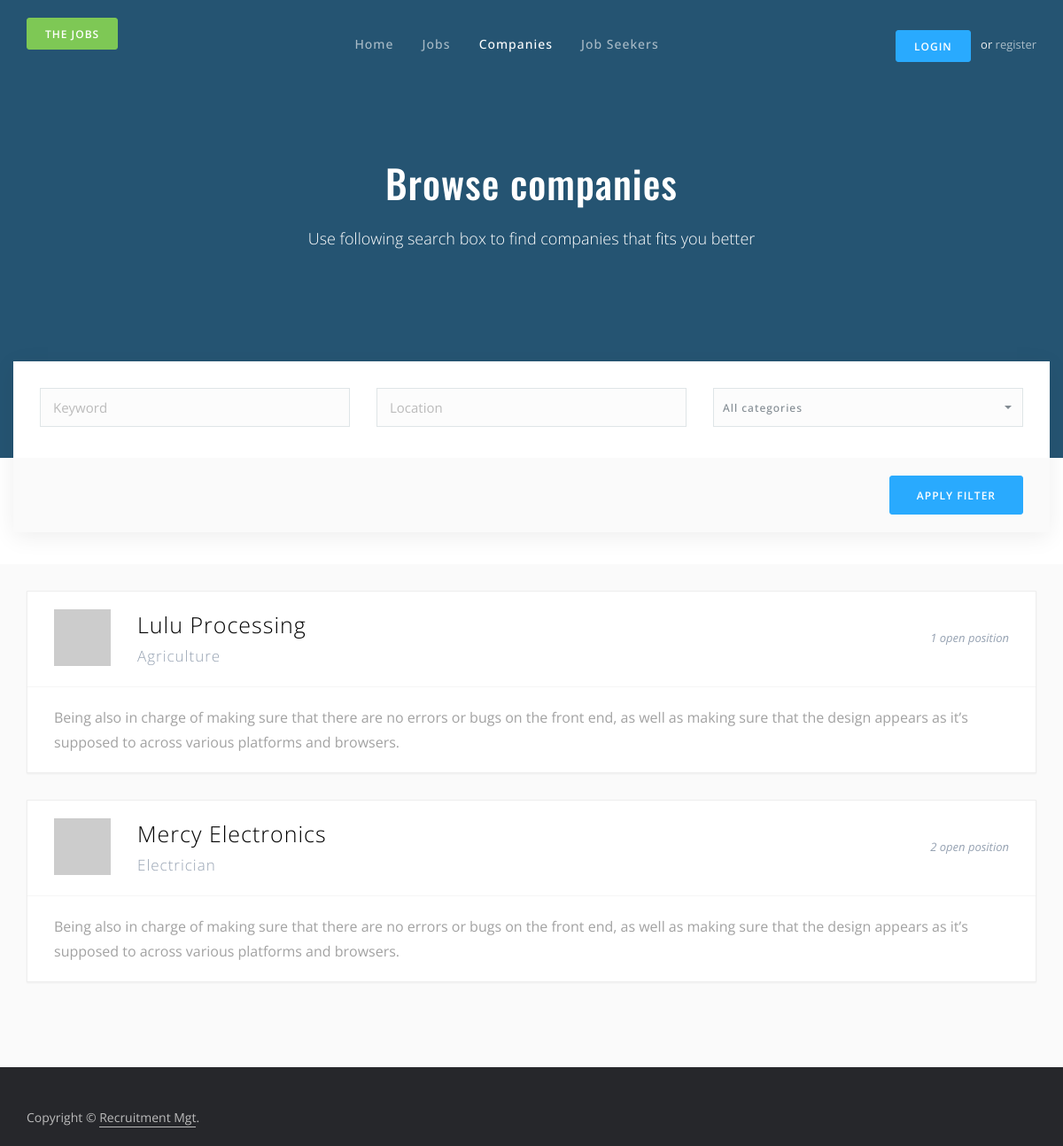
/companies/, run on the app's committed database.
### jobs/models.py (models this page shows, shortened)
class Company(models.Model):
    user = models.OneToOneField(User, on_delete=models.CASCADE)
    name = models.CharField(max_length=25)
    slug = models.SlugField()
    category = models.ForeignKey(Category, on_delete=models.CASCADE)
    state = models.ForeignKey(State, on_delete=models.CASCADE)
    about = models.TextField(max_length=5000)
    logo = models.ImageField(upload_to='logos', blank=True)
    company_email = models.EmailField()
    established = models.DateField(blank=True, null=True)
    website = models.URLField(blank=True, null=True)
    phone_number = models.CharField(max_length=13,
                                    blank=True, null=True)
    created = models.DateTimeField(auto_now_add=True)
    updated = models.DateTimeField(auto_now=True)
    class Meta:
        verbose_name_plural = 'Companies'

class Category(models.Model):
    name = models.CharField(max_length=25)
    slug = models.SlugField()
    description = models.TextField()
    created = models.DateTimeField(auto_now_add=True)
    updated = models.DateTimeField(auto_now=True)
    class Meta:
        verbose_name_plural = 'Categories'
    def __str__(self):
        return self.name

### jobs/views.py (the view)
# urls.py: path('companies/', views.companies, name='companies'),
def companies(request):
    companies = Company.objects.all()
    return render(
        request, 'companies.html', {'companies': companies})

### templates/companies.html (shortened to what this page needs)
{% extends "base.html" %}
{% block content %}
    <header class="page-header bg-img">
      <div class="container page-name">
        <h1 class="text-center">Browse companies</h1>
        <p class="lead text-center">Use following search box to find companies that fits you better</p>
      </div>
      <div class="container">
        <form action="#">
          <div class="row">
            <div class="form-group col-xs-12 col-sm-4">
              <input type="text" class="form-control" placeholder="Keyword">
            </div>
            <div class="form-group col-xs-12 col-sm-4">
              <input type="text" class="form-control" placeholder="Location">
            </div>
            <div class="form-group col-xs-12 col-sm-4">
              <select class="form-control selectpicker" multiple>
                <option selected>All categories</option>
              </select>
            </div>
          </div>
          <div class="button-group">
            <div class="action-buttons">
              <button class="btn btn-primary">Apply filter</button>
            </div>
          </div>
        </form>
      </div>
    </header>
    <main>
      <section class="no-padding-top bg-alt">
        <div class="container">
          <div class="row">
            {% for company in companies %}
            <div class="col-xs-12">
              <a class="item-block" href="{% url 'company_detail' company.id %}">
                <header>
                  <img src="https://via.placeholder.com/150x150" alt="">
                  <div class="hgroup">
                    <h4>{{ company.name }}</h4>
                    <h5>{{ company.category }}</h5>
                  </div>
                  <span class="open-position">{{ company.jobs.count }} open position</span>
                </header>
                <div class="item-body">
                  <p>{{ company.about }}</p>
                </div>
              </a>
            </div>
            {% endfor %}
          </div>
        </div>
      </section>
    </main>
{% endblock %}

### static/css/thejobs.css (style rules this page uses)
.btn { height: 44px; line-height: 44px; font-size: 12px; font-weight: 600; text-transform: uppercase; letter-spacing: 1px; border-radius: 3px; padding: 0 30px; color: #fff; background-color: #eceeef; transition: 0.2s linear; }
.btn-primary { background-color: #29aafe; border-color: #29aafe !important; }
.form-control { background-color: #fcfcfc; color: #818a91; border-radius: 0; border-color: #dfe5e7; font-size: 15px; padding-left: 14px; padding-right: 14px; height: 44px; line-height: 44px; box-shadow: none; transition: border-color 0.2s linear, background-color 0.2s linear; }
body { font-family: "Open Sans", sans-serif; font-size: 16px; line-height: 28px; color: #7e8890; }
p.lead { font-size: 18px; line-height: 30px; }
a, a:focus, a:hover { color: #29aafe; text-decoration: none; transition: color 0.3s linear; outline: 0; }
h1, h2, h3, h4, h5, h6 { font-family: Oswald, sans-serif; letter-spacing: 1px; margin: 16px 0; line-height: 1.4; }
h1 { font-size: 44px; }
h4 { font-size: 25px; }
h5 { font-size: 20px; }
img { max-width: 100%; }
.page-header { position: relative; z-index: 1; background-attachment: fixed; background-size: cover; background-repeat: no-repeat; background-color: rgba(41, 170, 254, 0.8); margin: 0; padding: 0; margin-bottom: 120px; padding-top: 100px; border: none; }
.page-header.bg-img::before { position: absolute; content: ""; top: 0; left: 0; right: 0; bottom: 0; z-index: -1; background-color: rgba(0, 0, 0, 0.55); }
.page-header .container { position: relative; z-index: 1; background-color: #fff; padding: 30px 30px 20px; box-shadow: 0 5px 25px 0 rgba(0, 0, 0, 0.07); transform: translateY(84px); }
.page-header .container.page-name { background-color: transparent; padding-left: 15px; padding-right: 15px; box-shadow: none; transform: none; color: #fff; padding-top: 60px; }
.page-header .button-group { background-color: #fafafa; margin: -20px -30px; margin-top: 20px; padding: 20px 30px; }
.page-header .button-group::after { display: table; content: ""; clear: both; }
.page-header .button-group .action-buttons { float: right; line-height: 12px; }
.page-header .button-group .btn, .page-header .button-group .upload-button { margin-left: 8px; }
.item-block { display: block; margin-top: 30px; background-color: #fff; border: 1px solid #eee; box-shadow: 0 1px 2px 0 rgba(0, 0, 0, 0.05); transition: box-shadow 0.5s, background-color 0.5s; }
.item-block header { padding: 20px 30px; border-bottom: 1px solid #f6f6f6; }
.item-block header img { width: 64px; margin-right: 30px; float: left; }
.item-block header .hgroup { display: inline-block; }
.item-block header h4, .item-block header h5, .item-block header h6 { font-family: "Open Sans", sans-serif; font-weight: 300; margin: 0; }
.item-block header h4 { color: #000; }
.item-block header h5 { font-size: 17px; margin-top: 6px; color: #96a2b2; }
.item-block header .time, .item-block header time, .item-block header .open-position { display: inline-block; float: right; color: #96a2b2; font-size: 12px; letter-spacing: 0; line-height: 64px; text-align: right; }
.item-block header .open-position { font-size: 13px; font-style: italic; }
.item-block .item-body { padding: 20px 30px; color: #a2a2a2; }
.item-block .item-body p:last-of-type { margin-bottom: 0; }
section { position: relative; padding: 96px 0; z-index: 0; background-attachment: fixed; background-size: cover; background-repeat: no-repeat; background-color: #fff; }
section.bg-alt { background-color: #fafafa; }
.no-padding-top { padding-top: 0; }

### data on the page
Company: name "Lulu Processing", category "Agriculture", jobs.count "1", about "Being also in charge of making sure that there are no errors or bugs on the front end, as well as making sure that the design appears as it’s supposed to across various platforms and browsers."
Company: name "Mercy Electronics", category "Electrician", jobs.count "2", about "Being also in charge of making sure that there are no errors or bugs on the front end, as well as making sure that the design appears as it’s supposed to across various platforms and browsers."
